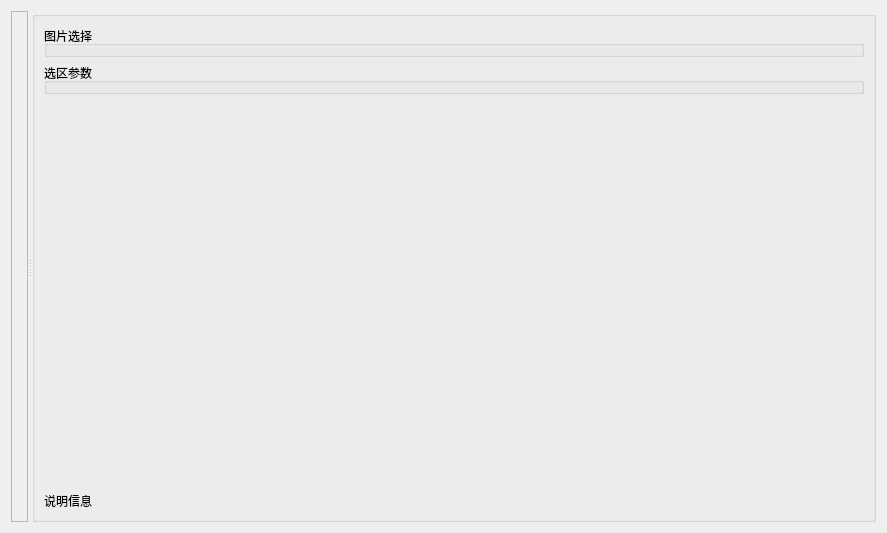
<?xml version="1.0" encoding="UTF-8"?>
<ui version="4.0">
 <class>ImagePackWidget</class>
 <widget class="QWidget" name="ImagePackWidget">
  <property name="geometry">
   <rect>
    <x>0</x>
    <y>0</y>
    <width>887</width>
    <height>533</height>
   </rect>
  </property>
  <property name="windowTitle">
   <string>Form</string>
  </property>
  <layout class="QVBoxLayout" name="verticalLayout_3">
   <item>
    <widget class="QSplitter" name="splitter">
     <property name="orientation">
      <enum>Qt::Orientation::Horizontal</enum>
     </property>
     <widget class="QFrame" name="viewerFrame">
      <property name="sizePolicy">
       <sizepolicy hsizetype="Expanding" vsizetype="Expanding">
        <horstretch>0</horstretch>
        <verstretch>0</verstretch>
       </sizepolicy>
      </property>
      <property name="frameShape">
       <enum>QFrame::Shape::StyledPanel</enum>
      </property>
      <property name="frameShadow">
       <enum>QFrame::Shadow::Raised</enum>
      </property>
      <layout class="QVBoxLayout" name="viewerLayout">
       <property name="leftMargin">
        <number>0</number>
       </property>
       <property name="topMargin">
        <number>0</number>
       </property>
       <property name="rightMargin">
        <number>0</number>
       </property>
       <property name="bottomMargin">
        <number>0</number>
       </property>
      </layout>
     </widget>
     <widget class="QGroupBox" name="controlAreaGroupBox">
      <property name="flat">
       <bool>true</bool>
      </property>
      <layout class="QVBoxLayout" name="verticalLayout">
       <item>
        <widget class="QGroupBox" name="sourceGroupBox">
         <property name="title">
          <string>图片选择</string>
         </property>
        </widget>
       </item>
       <item>
        <widget class="QGroupBox" name="forkParamGroupBox">
         <property name="title">
          <string>选区参数</string>
         </property>
        </widget>
       </item>
       <item>
        <spacer name="verticalSpacer">
         <property name="orientation">
          <enum>Qt::Orientation::Vertical</enum>
         </property>
         <property name="sizeHint" stdset="0">
          <size>
           <width>20</width>
           <height>40</height>
          </size>
         </property>
        </spacer>
       </item>
       <item>
        <widget class="QLabel" name="infoLabel">
         <property name="text">
          <string>说明信息</string>
         </property>
         <property name="wordWrap">
          <bool>true</bool>
         </property>
        </widget>
       </item>
      </layout>
     </widget>
    </widget>
   </item>
  </layout>
 </widget>
 <resources/>
 <connections/>
</ui>
